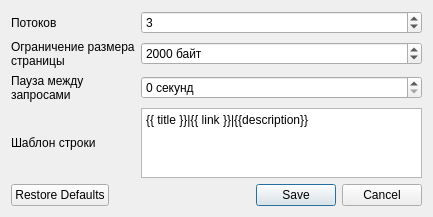
<?xml version="1.0" encoding="UTF-8"?>
<ui version="4.0">
 <class>PrefsDialog</class>
 <widget class="QDialog" name="PrefsDialog">
  <property name="windowModality">
   <enum>Qt::ApplicationModal</enum>
  </property>
  <property name="geometry">
   <rect>
    <x>0</x>
    <y>0</y>
    <width>433</width>
    <height>216</height>
   </rect>
  </property>
  <property name="windowTitle">
   <string>Настройки</string>
  </property>
  <layout class="QGridLayout" name="gridLayout_4">
   <item row="5" column="0" colspan="2">
    <widget class="QDialogButtonBox" name="buttonBox">
     <property name="standardButtons">
      <set>QDialogButtonBox::Cancel|QDialogButtonBox::RestoreDefaults|QDialogButtonBox::Save</set>
     </property>
    </widget>
   </item>
   <item row="3" column="1">
    <widget class="SingleLinePlainText" name="template_te">
     <property name="plainText">
      <string>{{ title }}|{{ link }}|{{description}}</string>
     </property>
    </widget>
   </item>
   <item row="3" column="0">
    <widget class="QLabel" name="label">
     <property name="text">
      <string>Шаблон строки</string>
     </property>
    </widget>
   </item>
   <item row="0" column="0">
    <widget class="QLabel" name="label_2">
     <property name="text">
      <string>Потоков</string>
     </property>
    </widget>
   </item>
   <item row="0" column="1">
    <widget class="QSpinBox" name="threads_sb">
     <property name="minimum">
      <number>1</number>
     </property>
     <property name="value">
      <number>3</number>
     </property>
    </widget>
   </item>
   <item row="1" column="0">
    <widget class="QLabel" name="label_3">
     <property name="text">
      <string>Ограничение размера
страницы</string>
     </property>
    </widget>
   </item>
   <item row="1" column="1">
    <widget class="QSpinBox" name="maximum_sb">
     <property name="suffix">
      <string> байт</string>
     </property>
     <property name="minimum">
      <number>100</number>
     </property>
     <property name="maximum">
      <number>10000</number>
     </property>
     <property name="singleStep">
      <number>10</number>
     </property>
     <property name="value">
      <number>2000</number>
     </property>
    </widget>
   </item>
   <item row="4" column="0">
    <spacer name="verticalSpacer">
     <property name="orientation">
      <enum>Qt::Vertical</enum>
     </property>
     <property name="sizeHint" stdset="0">
      <size>
       <width>20</width>
       <height>40</height>
      </size>
     </property>
    </spacer>
   </item>
   <item row="2" column="0">
    <widget class="QLabel" name="label_4">
     <property name="text">
      <string>Пауза между
запросами</string>
     </property>
    </widget>
   </item>
   <item row="2" column="1">
    <widget class="QSpinBox" name="pause_sb">
     <property name="suffix">
      <string> секунд</string>
     </property>
    </widget>
   </item>
  </layout>
 </widget>
 <customwidgets>
  <customwidget>
   <class>SingleLinePlainText</class>
   <extends>QPlainTextEdit</extends>
   <header>singlelineplaintext</header>
  </customwidget>
 </customwidgets>
 <resources>
  <include location="../res/icons.qrc"/>
 </resources>
 <connections>
  <connection>
   <sender>buttonBox</sender>
   <signal>clicked(QAbstractButton*)</signal>
   <receiver>PrefsDialog</receiver>
   <slot>clickedBB(QAbstractButton*)</slot>
   <hints>
    <hint type="sourcelabel">
     <x>198</x>
     <y>186</y>
    </hint>
    <hint type="destinationlabel">
     <x>211</x>
     <y>144</y>
    </hint>
   </hints>
  </connection>
 </connections>
 <slots>
  <slot>clickedBB(QAbstractButton*)</slot>
 </slots>
</ui>
